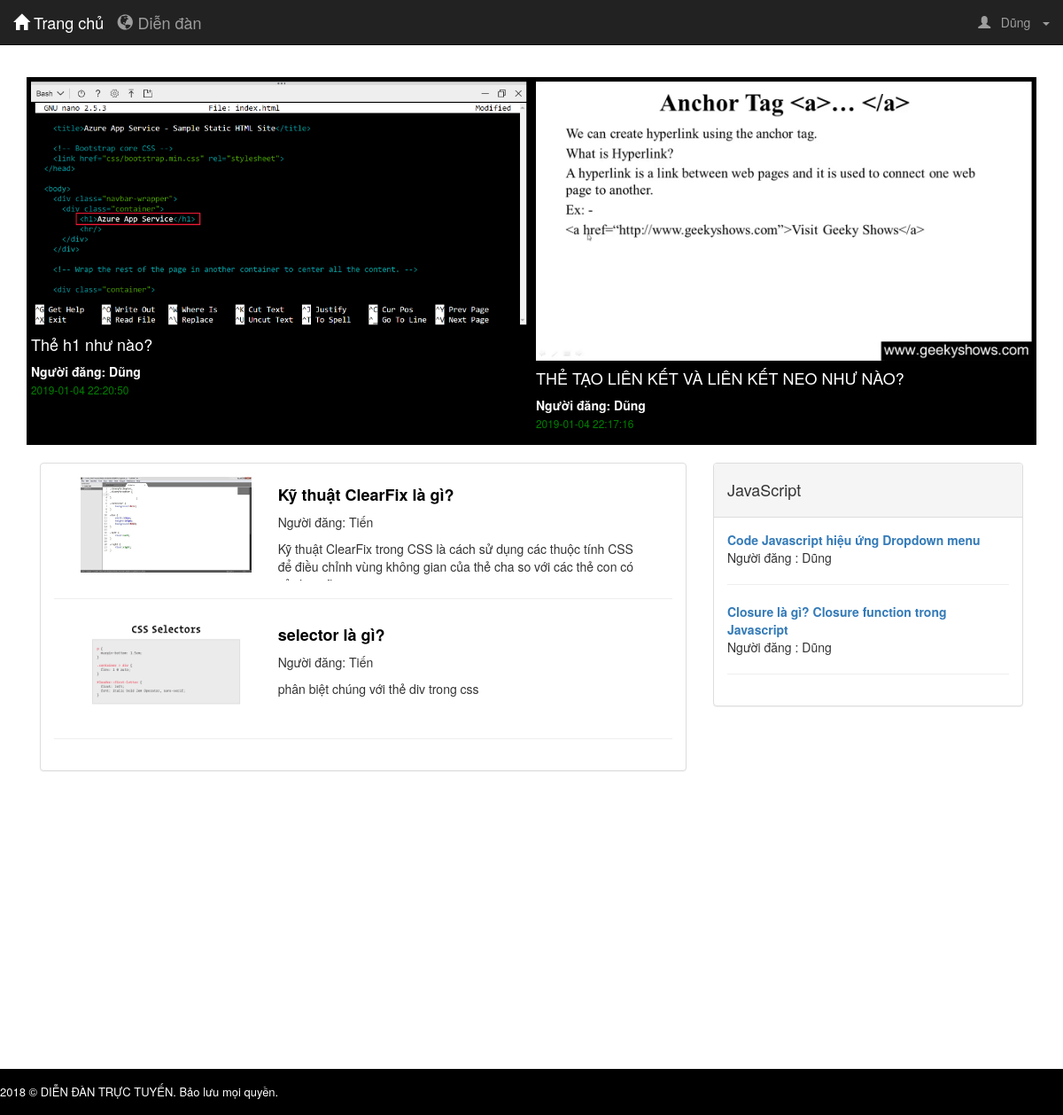
The app's page /Sources/officialforum/index.php?controller=pages&action=home (signed in) with its own data.
### tables this page shows
CREATE TABLE `posts` (
  `post_id` int(11) NOT NULL,
  `id` int(11) NOT NULL,
  `category_id` int(11) NOT NULL,
  `post_title` text NOT NULL,
  `post_content` text NOT NULL,
  `post_created` datetime NOT NULL,
  `post_modified` timestamp NOT NULL DEFAULT CURRENT_TIMESTAMP ON UPDATE CURRENT_TIMESTAMP,
  `post_image` varchar(300) DEFAULT NULL
);

### Sources/officialforum/controllers/pages_controller.php (called while the page is built, shortened)
<?php
  include_once 'models/post.php';
  class PagesController extends BaseController
  {
    	public function home()
    	{
        $homeContent = Post::showHomeContent();
        $homeTitle = Post::showHomeTitle();
        $readAnswerQuestion = Post::readAnswerQuestion();
        $data = array('homeContent' => $homeContent,
        'homeTitle' =>$homeTitle,
        'readAnswerQuestion' =>$readAnswerQuestion);
      	$this->render('home', $data);
    	}
}
 ?>

### Sources/officialforum/routes.php (called while the page is built, shortened)
<?php
	$controller = new $klass;
	$controller->$action();
 ?>

### Sources/officialforum/index.php (called while the page is built, shortened)
<?php
	require_once('routes.php');
 ?>

### Sources/officialforum/models/post.php (called while the page is built, shortened)
<?php
class Post
{
    public static function showHomeContent(){
    	$database = new Database();
		$db = $database->getConnection();
		$list = [];
		$query = "SELECT * FROM posts WHERE category_id=2 ORDER BY post_created DESC";
		$stmt = $db->prepare($query);
		$stmt->execute();
		foreach ($stmt->fetchAll() as $home) {
			$array = array($home['post_id'],$home['post_title'],$home['post_content'],$home['post_image']);
			$list[] = $array;
		}
		return $list;
    }
    public static function showHomeTitle(){
    	$database = new Database();
		$db = $database->getConnection();
		$list = [];
		$query = "SELECT * FROM posts WHERE category_id=1 ORDER BY post_created DESC LIMIT 2";
		$stmt = $db->prepare($query);
		$stmt->execute();
		foreach ($stmt->fetchAll() as $home) {
			$array = array($home['post_id'],$home['post_title'],$home['post_content'],$home['post_image'],$home['post_created']);
			$list[] = $array;
		}
		return $list;
    }
    public static function readAnswerQuestion(){
    	$database = new Database();
		$db = $database->getConnection();
		$list = [];
		$query = "SELECT * FROM posts WHERE category_id = 3 ORDER BY post_created DESC";
		$stmt = $db->prepare($query);
		$stmt->execute();
		foreach ($stmt->fetchAll() as $readAnswerQuestion) {
			$array = array($readAnswerQuestion['post_id'],$readAnswerQuestion['post_title'],$readAnswerQuestion['post_content'],$readAnswerQuestion['post_image'],$readAnswerQuestion['category_id']);
			$list[] = $array;
		}
		return $list;
    }
}
 ?>

### Sources/officialforum/views/pages/home.php (the view, shortened to what this page needs)
<div style="background-color: black">
	<div class="container-fluid">
		<div class="row">
			<?php foreach ($homeTitle as $homeT) {
				$idT = $homeT[0];
				$titleT = $homeT[1];
				$imageT = $homeT[3];
				$createdT = $homeT[4] ?>
				<a style="text-decoration: none; color: white" href="index.php?controller=forum&action=postContent&id=<?php echo $idT; ?>">
					<div class="col-sm-6" style="padding: 5px">
						<img class="img-responsive" src="<?php echo $imageT; ?>">
						<h4><?php echo $titleT; ?></h4>
						<strong>Người đăng: Dũng</strong>
						<p style="color: green;"><small ><?php echo $createdT; ?></small></p>
					</div>
				</a>
			<?php } ?>
		</div>
	</div>
</div>
<br>
<div class="container-fluid">
	<div class="row">
		<div class="col-sm-8">
			<div class="panel panel-default">
  				<div class="panel-body">
					<?php foreach ($homeContent as $homeC) {
					$idC = $homeC[0];
					$titleC = $homeC[1];
					$contentC = $homeC[2];
					$imageC = $homeC[3]; ?>
					<div class="container-fluid">
						<div class="col-sm-4">
							<img class="img-responsive" src="<?php echo $imageC; ?>" >
						</div>
						<div class="col-sm-8" id="home_content">
							<a style="text-decoration: none;" href="index.php?controller=forum&action=postContent&id=<?php echo $idC; ?>"><h4 style="color: black"><strong><?php echo $titleC; ?></strong></h4></a>
							<p>Người đăng: Tiến</p>
							<p><?php echo $contentC; ?></p>
						</div>
					</div>
					<hr>
				<?php } ?>
  				</div>
			</div>
		</div>
		<div class="col-sm-4">
			<div class="panel panel-default">
			  	<div class="panel-heading"><h4>JavaScript</h4></div>
			  	<div class="panel-body">
				<?php
					foreach ($readAnswerQuestion as $readAnswerQuestion) {
						$AQ_post_id = $readAnswerQuestion[0];
						$AQ_post_title = $readAnswerQuestion[1];
				?>
					<div class="row">
						<div class="col-sm-12">
							<a href="index.php?controller=forum&action=postContent&id=<?php echo $AQ_post_id?>">
								<strong><?php echo $AQ_post_title ?></strong>
							</a>
							<p>Người đăng : Dũng</p>
							<hr>
						</div>
					</div>
				<?php
					}
				 ?>
			  	</div>
			</div>
		</div>
	</div>
</div>

### Sources/officialforum/libs/css/customer.css (style rules this page uses)
.container-fluid { padding-left: 60px; padding-right: 60px; }

### Sources/officialforum/libs/css/forum.css (style rules this page uses)
#home_content { overflow: hidden; text-overflow: ellipsis; height: 117px; }

### records on screen
posts: post_image (picture), post_title "Thẻ h1 như nào?", post_created "2019-01-04 22:20:50"
posts: post_image (picture), post_title "THẺ TẠO LIÊN KẾT VÀ LIÊN KẾT NEO NHƯ NÀO?", post_created "2019-01-04 22:17:16"
posts: post_image (picture), post_title "Kỹ thuật ClearFix là gì?", post_content "Kỹ thuật ClearFix trong CSS là cách sử dụng các thuộc tính CSS để điều chỉnh vùng không gian của thẻ cha so với các thẻ con có…"
posts: post_image (picture), post_title "selector là gì?", post_content "phân biệt chúng với thẻ div trong css"
posts: post_title "Code Javascript hiệu ứng Dropdown menu"
posts: post_title "Closure là gì? Closure function trong Javascript"

### other values on screen
$_SESSION['firstname'] "Dũng"
